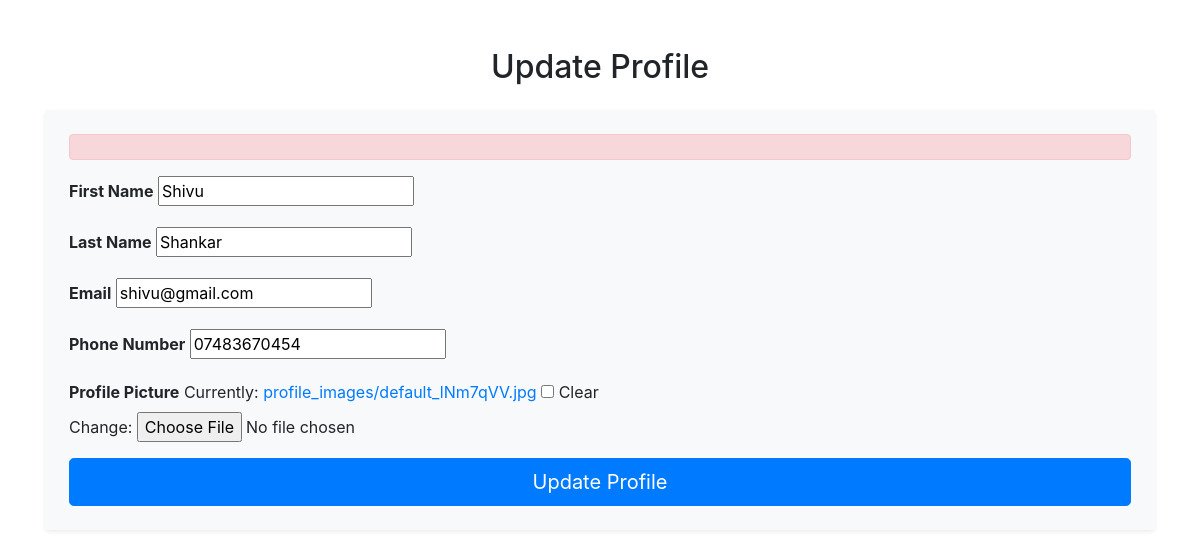
Page /users/profile/update/ (signed in) on the committed database.
### users/models.py (models this page shows, shortened)
class CustomUser(AbstractUser):
    username = None  # Remove the username field
    email = models.EmailField(_("email address"), unique=True)
    date_of_birth = models.DateField(verbose_name="Birthday", null=True)
    website = models.URLField(blank=True)
    picture = models.ImageField(upload_to="profile_images", blank=True)
    phone_number = models.CharField(max_length=15,blank=True,null=True)
    USERNAME_FIELD = 'email'
    REQUIRED_FIELDS = ['first_name', 'last_name', 'date_of_birth']
    objects = CustomUserManager()

### users/views.py (the view)
# urls.py: path('profile/update/', views.profile_update, name='profile_update'),
def profile_update(request):
    if request.method == 'POST':
        form = CustomUserUpdateForm(request.POST, request.FILES, instance=request.user)
        if form.is_valid():
            form.save()
            return redirect('users:profile')
        else:
            messages.error(request, 'Please correct the error below.')
    else:
        form = CustomUserUpdateForm(instance=request.user)
    form_errors = form.errors.as_data()
    return render(request, 'users/profile_update.html', {'form': form,'form_errors': form_errors})

### users/forms.py
class CustomUserUpdateForm(forms.ModelForm):
    class Meta:
        model = CustomUser
        fields = ['first_name', 'last_name', 'email','picture','phone_number']

### templates/users/profile_update.html (shortened to what this page needs)
<!DOCTYPE html>
<html lang="en">
<head>
    <link href="https://stackpath.bootstrapcdn.com/bootstrap/4.5.2/css/bootstrap.min.css" rel="stylesheet">
</head>
<body>
    {% block content %}
    <div class="container mt-5">
        <h2 class="text-center mb-4">Update Profile</h2>
        <form method="POST" enctype="multipart/form-data" class="bg-light p-4 rounded shadow-sm">
            <div class="alert alert-danger" role="alert">
            </div>
            <div class="form-group">
                <label for="first_name" class="font-weight-bold">First Name</label>
                {{ form.first_name }}
            </div>
            <div class="form-group">
                <label for="last_name" class="font-weight-bold">Last Name</label>
                {{ form.last_name }}
            </div>
            <div class="form-group">
                <label for="email" class="font-weight-bold">Email</label>
                {{ form.email }}
            </div>
            <div class="form-group">
                <label for="phone_number" class="font-weight-bold">Phone Number</label>
                {{ form.phone_number }}
            </div>
            <div class="form-group">
                <label for="picture" class="font-weight-bold">Profile Picture</label>
                {{ form.picture }}
            </div>
            <button type="submit" class="btn btn-primary btn-lg btn-block">Update Profile</button>
        </form>
    </div>
    {% endblock %}
</body>
</html>

### rows in the picture
CustomUser: first_name "Shivu", last_name "Shankar", email "shivu@gmail.com", phone_number "07483670454"
